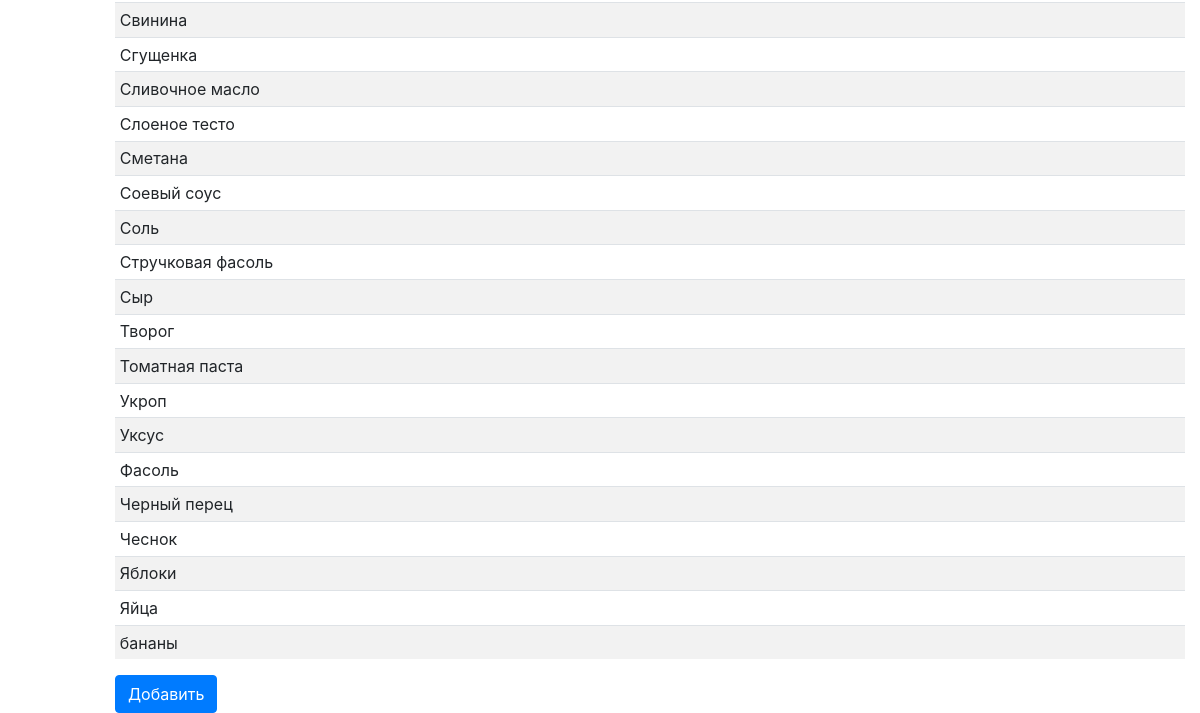
Before: /jobs/mymenu/allproduct (lower part) with the older database file.
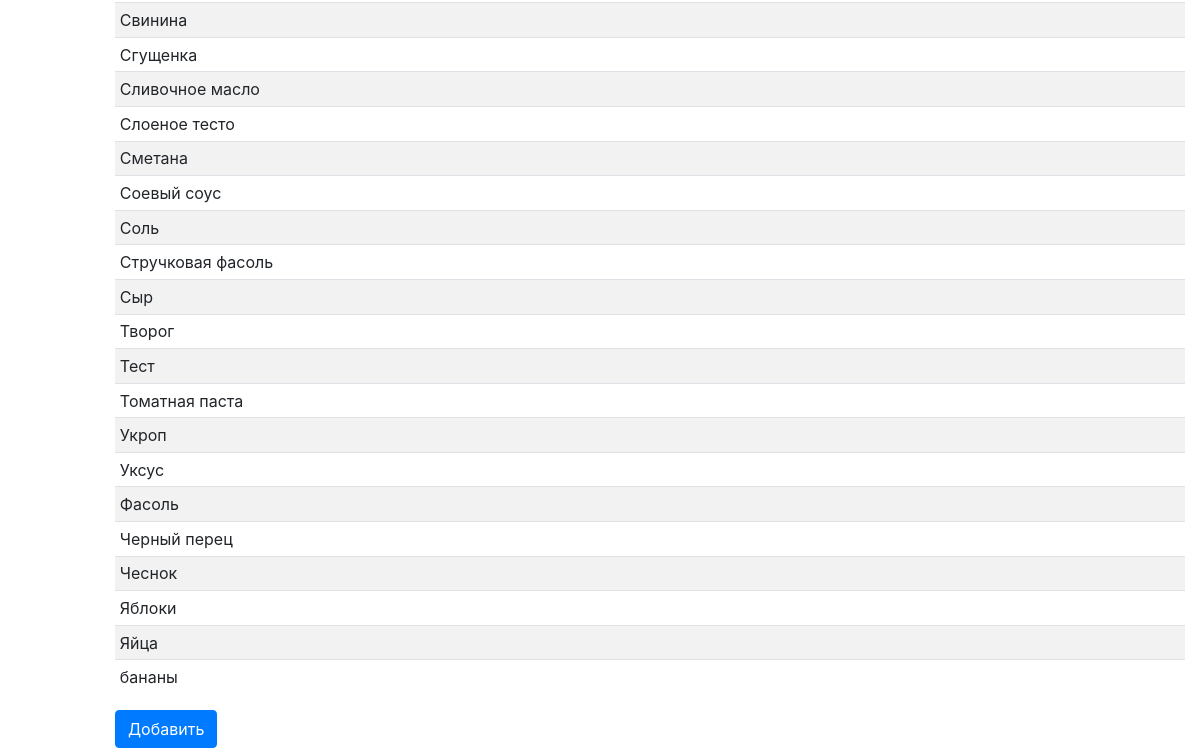
After: the same page with the newer database file.
### mymenu/models.py (models this page shows)
class Product(models.Model):
    name = models.CharField(max_length=20)
    def __str__(self):
        return self.name

### mymenu/views.py (the view)
# urls.py: path('allproduct', mymenu.views.showproduct, name='allproduct'),
def showproduct(request):
    allprod = Product.objects.all()
    sortallprod = sorted(allprod, key=operator.attrgetter('name'))
    return render(request, 'menu/allprod.html', {'allprod': sortallprod})

### jobs/templates/menu/allprod.html (shortened to what this page needs)
{% extends 'menu/mainpart.html' %}
{% block content %}
<br><br><br><br><br>
<main role="main" class="col-md-4 ml-sm-auto col-lg-11">
    <div class="table-responsive">
      <table class="table table-striped table-sm">
        <tbody>
          {%for pd in allprod%}
          <tr>
            <td>{{pd}}</td>
          </tr>
          {% endfor%}
        </tbody>
      </table>
    </div>
    <a class="btn btn-primary" href="{% url 'addproduct' %}" role="button">Добавить</a>
  </main>
{% endblock  %}

### jobs/templates/menu/mainpart.html (shortened to what this page needs)
<!doctype html>
<html lang="ru">
  {% load static %}
  <head>
   <link rel="stylesheet" href="{% static 'css/bootstrap.min.css' %}">
  </head>
{% block content %}
{% endblock  %}
</html>

Changed rows visible on the page:
added Product: name "Тест"
